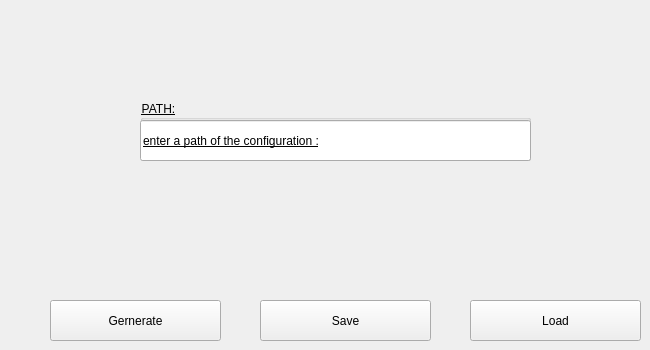
     <widget class="QWidget" name="configcheck">
      <attribute name="title">
       <string>config</string>
      </attribute>
      <widget class="QGroupBox" name="groupBox_2">
       <property name="geometry">
        <rect>
         <x>140</x>
         <y>100</y>
         <width>391</width>
         <height>61</height>
        </rect>
       </property>
       <property name="styleSheet">
        <string notr="true">font: 81 14pt &quot;Rockwell Extra Bold&quot;;
text-decoration: underline;
font: 81 14pt &quot;Rockwell Extra Bold&quot;;</string>
       </property>
       <property name="title">
        <string>PATH:</string>
       </property>
       <widget class="QLineEdit" name="path">
        <property name="geometry">
         <rect>
          <x>0</x>
          <y>20</y>
          <width>391</width>
          <height>41</height>
         </rect>
        </property>
        <property name="styleSheet">
         <string notr="true">font: 81 6pt &quot;Rockwell Extra Bold&quot;;</string>
        </property>
        <property name="text">
         <string>enter a path of the configuration :</string>
        </property>
       </widget>
      </widget>
      <widget class="QPushButton" name="Generate">
       <property name="geometry">
        <rect>
         <x>50</x>
         <y>300</y>
         <width>171</width>
         <height>41</height>
        </rect>
       </property>
       <property name="styleSheet">
        <string notr="true">font: 81 14pt &quot;Rockwell Extra Bold&quot;;</string>
       </property>
       <property name="text">
        <string>Gernerate</string>
       </property>
      </widget>
      <widget class="QPushButton" name="load">
       <property name="geometry">
        <rect>
         <x>470</x>
         <y>300</y>
         <width>171</width>
         <height>41</height>
        </rect>
       </property>
       <property name="styleSheet">
        <string notr="true">font: 81 14pt &quot;Rockwell Extra Bold&quot;;</string>
       </property>
       <property name="text">
        <string>Load</string>
       </property>
      </widget>
      <widget class="QPushButton" name="save">
       <property name="geometry">
        <rect>
         <x>260</x>
         <y>300</y>
         <width>171</width>
         <height>41</height>
        </rect>
       </property>
       <property name="styleSheet">
        <string notr="true">font: 81 14pt &quot;Rockwell Extra Bold&quot;;</string>
       </property>
       <property name="text">
        <string>Save</string>
       </property>
      </widget>
     </widget>
